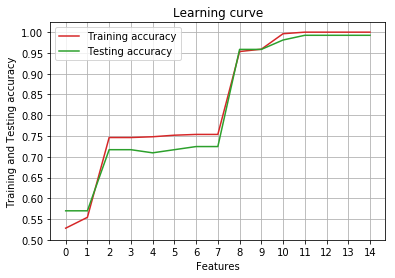

Python code for this plot:
#dataset: collection données RNA-seq, extraction random d'expressions
#de gènes de patients ayant des tumeurs differentes: BRCA; KIRC, COAD, LUAD, PRAD

# les samples/ instances stockés row-wise. 

#dummy-name, gene_XX donné à chaque attribut

import pandas as pd 
import matplotlib.pyplot as plt 
import numpy as np
from sklearn import svm
from sklearn.feature_selection import SelectKBest, f_classif
from sklearn.metrics import accuracy_score
from sklearn.model_selection import train_test_split
from sklearn.preprocessing import StandardScaler

#stock features inside X and classes in Y
df = pd.read_csv('data.csv', low_memory=False) #ficher source des données
X = df.iloc[:,2:]
dl = pd.read_csv('labels.csv')
Y = dl.iloc[:,1]

training_accuracy, testing_accuracy = [], []

# Search for the best number of feature to get the best accuracy
for i in range(1, len(X.iloc[1,:])):
    # Feature selection
    #Select Kbest: Select features according to the k highest scores.
    fts = SelectKBest(f_classif, k=i).fit(X, Y)
    # Obtention of a numpy.ndarray: contains bool like positions of the selected columns 
    support = fts.get_support()  
    # Feature filter 
    new_X = fts.transform(X)

    #Split training and testing data
    X_train, X_test, Y_train, Y_test = train_test_split(new_X,Y, test_size = 0.33,                      random_state=12)

    #Standardize features by removing the mean and scaling to unit variance
    #Standardization of a dataset is a common requirement for many machine learning         estimators: they might behave badly if the individual features do not more or less look like    standard normally distributed data (e.g. Gaussian with 0 mean and unit variance).
    sc = StandardScaler()
    sc.fit(X_train)
    X_train = sc.transform(X_train)
    X_test = sc.transform(X_test)

    #Create a simple model
    # KNeighborsClassifier created 
    model = svm.SVC(C=100, kernel='linear')

    #Train the model
    model.fit(X_train, Y_train)
   

    # Teste l'accuracy du modèle
    training_accuracy.append(accuracy_score(model.predict(X_train),Y_train))
    testing_accuracy.append(accuracy_score(model.predict(X_test),Y_test))
    Z = model.predict(X_test)

    # Affiche cette accuracy
    ("training accuracy:", training_accuracy[i-1], "Testing accuracy:",         testing_accuracy[i-1])
    print("crosstab:\n", pd.crosstab(Y_test, Z))
    
    if i == 15:
        break

#Plotting the accuracy of the testing and training 
fig, ax = plt.subplots()
ax.set_xlabel('Features')
ax.set_ylabel('Training and Testing accuracy')
ax.plot(range(len(training_accuracy)), training_accuracy, color="tab:red", label="Training accuracy")
ax.plot(range(len(training_accuracy)), testing_accuracy, color="tab:green", label="Testing accuracy")
ax.set_xticks(np.arange(0, len(training_accuracy), 1))
ax.set_yticks(np.arange(0.5, 1.005, 0.05))
plt.title("Learning curve")
plt.grid(True)
plt.legend()
plt.show()
